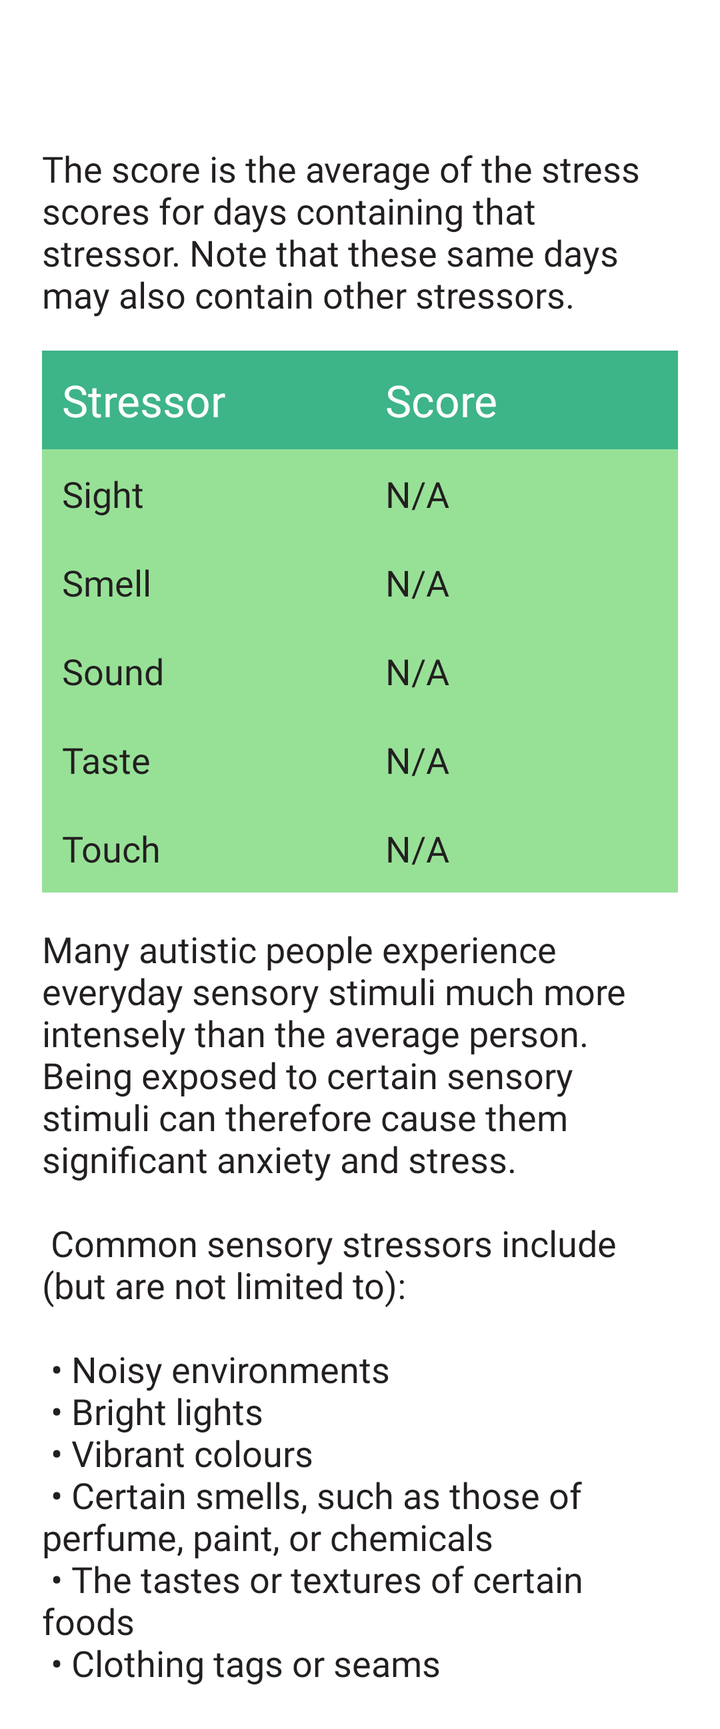
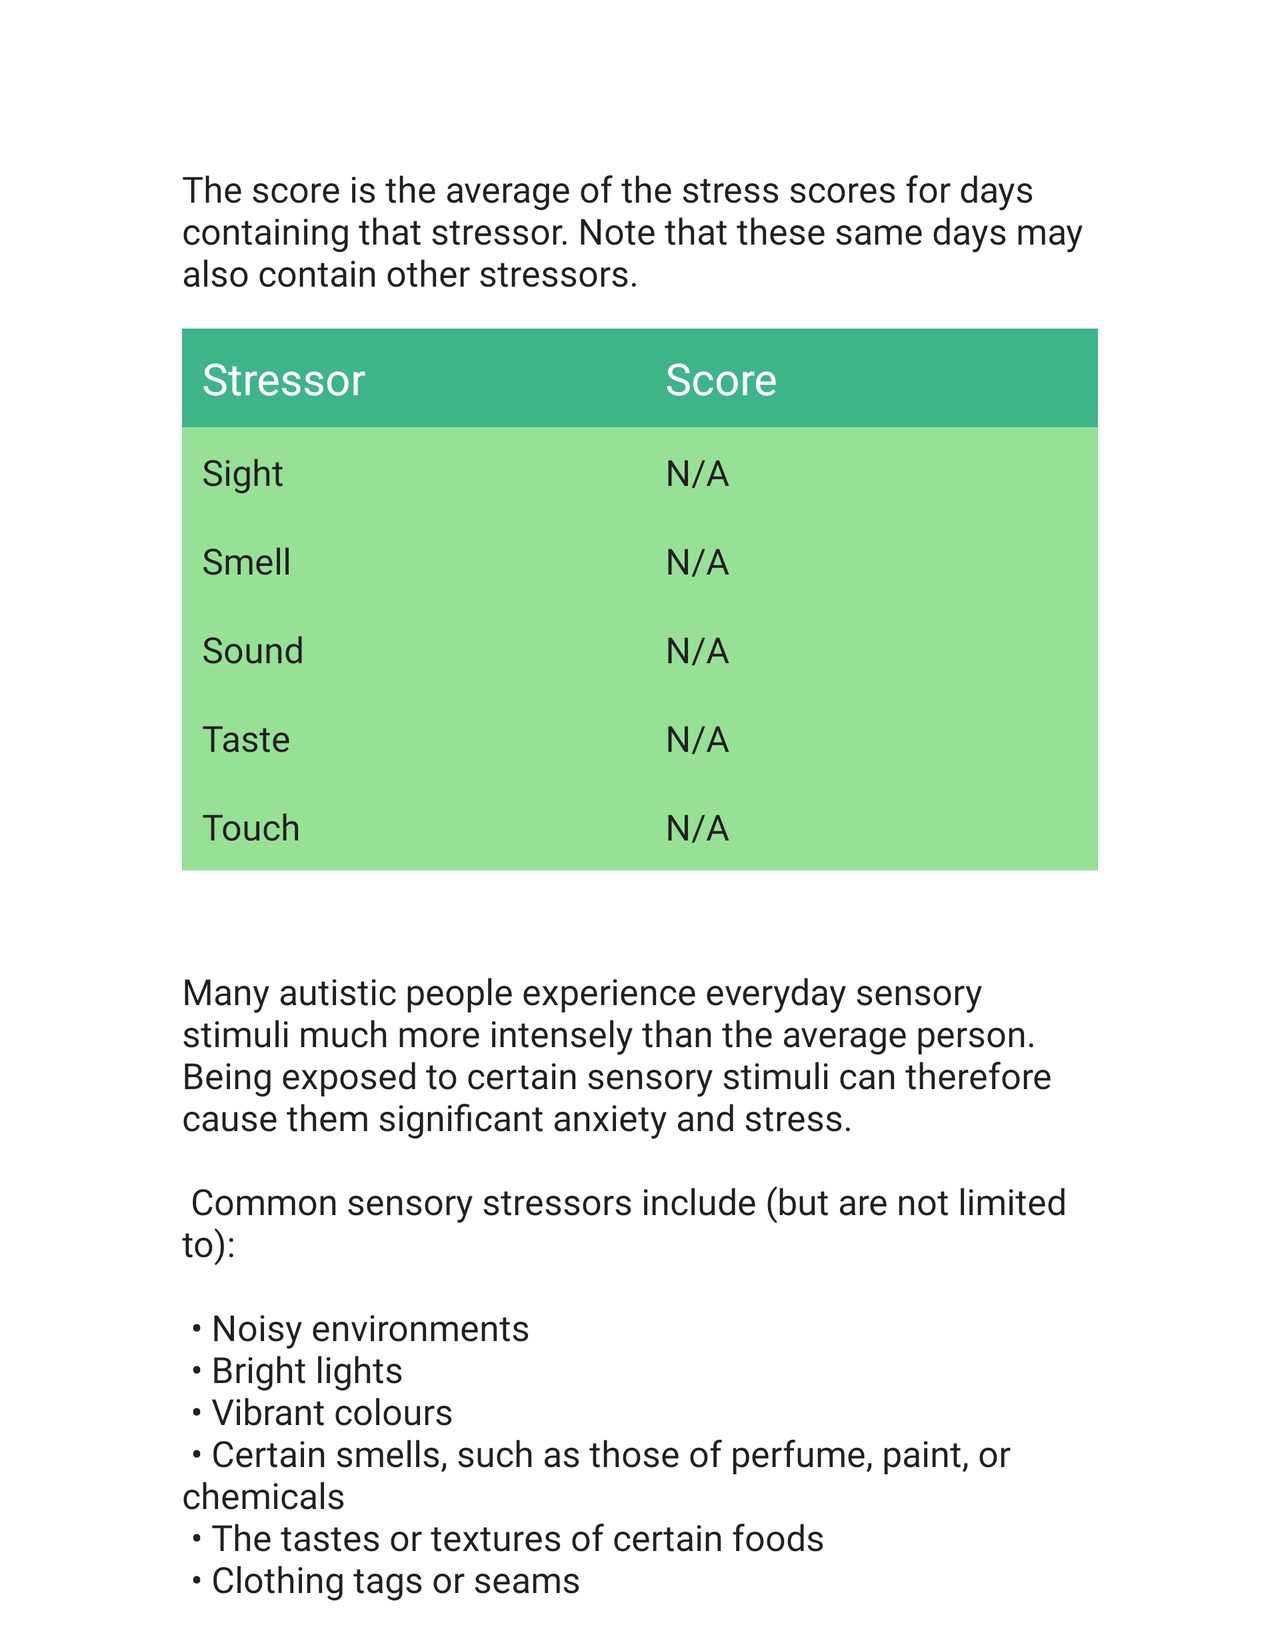

Two renders of one Android screen. The first uses the default layout on a phone; the second uses the alternative layout the repository ships for a different screen configuration, on a matching device. The two XML files are below.
<!-- AndroidManifest.xml: application theme Theme.SensoryDiary -->
<!-- res/layout/fragment_stats.xml -->
<?xml version="1.0" encoding="utf-8"?>
<ScrollView xmlns:android="http://schemas.android.com/apk/res/android"
    xmlns:tools="http://schemas.android.com/tools"
    android:layout_width="match_parent"
    android:layout_height="match_parent"
    android:paddingTop="?attr/actionBarSize"
    tools:context=".StatsFragment">

    <androidx.constraintlayout.widget.ConstraintLayout
        android:layout_width="match_parent"
        android:layout_height="wrap_content"
        tools:context=".MainActivity">

        <TableLayout
            android:id="@+id/tableLayoutStats"
            android:layout_width="match_parent"
            android:layout_height="match_parent"
            android:layout_marginTop="10dp"
            android:paddingLeft="5dp"
            android:paddingRight="5dp">

            <TextView
                android:id="@+id/textViewStats"
                android:layout_width="match_parent"
                android:layout_marginStart="@dimen/spinner_table_textview_margin_left"
                android:layout_marginTop="@dimen/spinner_table_textview_margin_top"
                android:layout_marginEnd="@dimen/spinner_table_textview_margin_right"
                android:text="@string/stats_screen_explanation"
                android:textSize="@dimen/button_checkbox_textview_font_size" />

            <TableRow
                android:layout_marginStart="@dimen/spinner_table_textview_margin_left"
                android:layout_marginTop="@dimen/spinner_table_textview_margin_top"
                android:layout_marginEnd="@dimen/spinner_table_textview_margin_right"
                android:background="@color/mint_green"
                android:padding="10dp">

                <TextView
                    android:layout_width="wrap_content"
                    android:layout_height="wrap_content"
                    android:layout_weight="1"
                    android:text="@string/stressor"
                    android:textColor="@color/white"
                    android:textSize="@dimen/column_name_font_size" />

                <TextView
                    android:layout_width="wrap_content"
                    android:layout_height="wrap_content"
                    android:layout_weight="1"
                    android:text="@string/score"
                    android:textColor="@color/white"
                    android:textSize="@dimen/column_name_font_size" />
            </TableRow>

            <TableRow
                android:layout_marginStart="@dimen/spinner_table_textview_margin_left"
                android:layout_marginEnd="@dimen/spinner_table_textview_margin_right"
                android:background="@color/lime_green"
                android:padding="10dp">

                <TextView
                    android:layout_width="wrap_content"
                    android:layout_height="wrap_content"
                    android:layout_weight="1"
                    android:text="@string/sight"
                    android:textSize="@dimen/button_checkbox_textview_font_size" />

                <TextView
                    android:id="@+id/textViewSight"
                    android:layout_width="wrap_content"
                    android:layout_height="wrap_content"
                    android:layout_weight="1"
                    android:text="@string/not_applicable"
                    android:textSize="@dimen/button_checkbox_textview_font_size" />
            </TableRow>

            <TableRow
                android:layout_marginStart="@dimen/spinner_table_textview_margin_left"
                android:layout_marginEnd="@dimen/spinner_table_textview_margin_right"
                android:background="@color/lime_green"
                android:padding="10dp">

                <TextView
                    android:layout_width="wrap_content"
                    android:layout_height="wrap_content"
                    android:layout_weight="1"
                    android:text="@string/smell"
                    android:textSize="@dimen/button_checkbox_textview_font_size" />

                <TextView
                    android:id="@+id/textViewSmell"
                    android:layout_width="wrap_content"
                    android:layout_height="wrap_content"
                    android:layout_weight="1"
                    android:text="@string/not_applicable"
                    android:textSize="@dimen/button_checkbox_textview_font_size" />
            </TableRow>

            <TableRow
                android:layout_marginStart="@dimen/spinner_table_textview_margin_left"
                android:layout_marginEnd="@dimen/spinner_table_textview_margin_right"
                android:background="@color/lime_green"
                android:padding="10dp">

                <TextView
                    android:layout_width="wrap_content"
                    android:layout_height="wrap_content"
                    android:layout_weight="1"
                    android:text="@string/sound"
                    android:textSize="@dimen/button_checkbox_textview_font_size" />

                <TextView
                    android:id="@+id/textViewSound"
                    android:layout_width="wrap_content"
                    android:layout_height="wrap_content"
                    android:layout_weight="1"
                    android:text="@string/not_applicable"
                    android:textSize="@dimen/button_checkbox_textview_font_size" />
            </TableRow>

            <TableRow
                android:layout_marginStart="@dimen/spinner_table_textview_margin_left"
                android:layout_marginEnd="@dimen/spinner_table_textview_margin_right"
                android:background="@color/lime_green"
                android:padding="10dp">

                <TextView
                    android:layout_width="wrap_content"
                    android:layout_height="wrap_content"
                    android:layout_weight="1"
                    android:text="@string/taste"
                    android:textSize="@dimen/button_checkbox_textview_font_size" />

                <TextView
                    android:id="@+id/textViewTaste"
                    android:layout_width="wrap_content"
                    android:layout_height="wrap_content"
                    android:layout_weight="1"
                    android:text="@string/not_applicable"
                    android:textSize="@dimen/button_checkbox_textview_font_size" />
            </TableRow>

            <TableRow
                android:layout_marginStart="@dimen/spinner_table_textview_margin_left"
                android:layout_marginEnd="@dimen/spinner_table_textview_margin_right"
                android:background="@color/lime_green"
                android:padding="10dp">

                <TextView
                    android:layout_width="wrap_content"
                    android:layout_height="wrap_content"
                    android:layout_weight="1"
                    android:text="@string/touch"
                    android:textSize="@dimen/button_checkbox_textview_font_size" />

                <TextView
                    android:id="@+id/textViewTouch"
                    android:layout_width="wrap_content"
                    android:layout_height="wrap_content"
                    android:layout_weight="1"
                    android:text="@string/not_applicable"
                    android:textSize="@dimen/button_checkbox_textview_font_size" />
            </TableRow>
            <TextView
                android:id="@+id/textViewStressorDescription"
                android:layout_width="match_parent"
                android:layout_marginStart="@dimen/spinner_table_textview_margin_left"
                android:layout_marginTop="@dimen/spinner_table_textview_margin_top"
                android:layout_marginEnd="@dimen/spinner_table_textview_margin_right"
                android:text="@string/sensory_stressors_description"
                android:textSize="@dimen/button_checkbox_textview_font_size" />
        </TableLayout>
    </androidx.constraintlayout.widget.ConstraintLayout>
</ScrollView>
<!-- resources referenced by this layout -->
<resources>
  <color name="lime_green">#D8D8</color>
  <color name="mint_green">#3EB489</color>
  <color name="white">#FFF</color>
  <dimen name="button_checkbox_textview_font_size">18sp</dimen>
  <dimen name="column_name_font_size">22sp</dimen>
  <dimen name="spinner_table_textview_margin_left">16dp</dimen>
  <dimen name="spinner_table_textview_margin_right">16dp</dimen>
  <dimen name="spinner_table_textview_margin_top">16dp</dimen>
  <string name="not_applicable">N/A</string>
  <string name="score">Score</string>
  <string name="sensory_stressors_description">Many autistic people experience everyday sensory stimuli much more intensely than the average person.
          Being exposed to certain sensory stimuli can therefore cause them significant anxiety and stress.
          \n\n Common sensory stressors include (but are not limited to): \n\n
          \u2022 Noisy environments \n
          \u2022 Bright lights \n
          \u2022 Vibrant colours \n
          \u2022 Certain smells, such as those of perfume, paint, or chemicals \n
          \u2022 The tastes or textures of certain foods \n
          \u2022 Clothing tags or seams \n
      </string>
  <string name="sight">Sight</string>
  <string name="smell">Smell</string>
  <string name="sound">Sound</string>
  <string name="stats_screen_explanation">The score is the average of the stress scores for days containing that stressor. Note that these same days may also contain other stressors.</string>
  <string name="stressor">Stressor</string>
  <string name="taste">Taste</string>
  <string name="touch">Touch</string>
  <style name="Theme.SensoryDiary" parent="Theme.MaterialComponents.Light.DarkActionBar">
          <item name="android:colorAccent">@color/mint_green</item>
          <item name="android:fontFamily">@font/source_sans_pro</item>
          <item name="android:textAllCaps">false</item>
          <item name="android:textColor">@color/lamp_black</item>
          <item name="colorPrimary">@color/mint_green</item>
          <item name="android:statusBarColor">?attr/colorPrimary</item>
      </style>
  <color name="lamp_black">#231F20</color>
</resources>
<!-- res/layout-land/fragment_stats.xml (the repository's variant of the layout above) -->
<!-- drawn on the phone turned sideways -->
<?xml version="1.0" encoding="utf-8"?>
<ScrollView xmlns:android="http://schemas.android.com/apk/res/android"
    xmlns:app="http://schemas.android.com/apk/res-auto"
    xmlns:tools="http://schemas.android.com/tools"
    android:layout_width="match_parent"
    android:layout_height="match_parent"
    android:paddingTop="?attr/actionBarSize"
    tools:context=".StatsFragment">

    <androidx.constraintlayout.widget.ConstraintLayout
        android:layout_width="match_parent"
        android:layout_height="wrap_content"
        tools:context=".MainActivity">

        <TableLayout
            android:id="@+id/tableLayoutStats"
            android:layout_width="@dimen/landscape_table_width"
            android:layout_height="wrap_content"
            android:layout_gravity="center_horizontal"
            android:layout_marginTop="10dp"
            android:paddingLeft="5dp"
            android:paddingRight="5dp"
            app:layout_constraintLeft_toLeftOf="parent"
            app:layout_constraintRight_toRightOf="parent"
            app:layout_constraintTop_toTopOf="parent">

            <TextView
                android:id="@+id/textViewStats"
                android:layout_width="match_parent"
                android:layout_marginStart="@dimen/spinner_table_textview_margin_left"
                android:layout_marginTop="@dimen/spinner_table_textview_margin_top"
                android:layout_marginEnd="@dimen/spinner_table_textview_margin_right"
                android:text="@string/stats_screen_explanation"
                android:textSize="@dimen/button_checkbox_textview_font_size" />

            <TableRow
                android:layout_marginStart="@dimen/spinner_table_textview_margin_left"
                android:layout_marginTop="@dimen/spinner_table_textview_margin_top"
                android:layout_marginEnd="@dimen/spinner_table_textview_margin_right"
                android:background="@color/mint_green"
                android:padding="10dp">

                <TextView
                    android:layout_width="wrap_content"
                    android:layout_height="wrap_content"
                    android:layout_weight="1"
                    android:text="@string/stressor"
                    android:textColor="@color/white"
                    android:textSize="@dimen/column_name_font_size" />

                <TextView
                    android:layout_width="wrap_content"
                    android:layout_height="wrap_content"
                    android:layout_weight="1"
                    android:text="@string/score"
                    android:textColor="@color/white"
                    android:textSize="@dimen/column_name_font_size" />
            </TableRow>

            <TableRow
                android:layout_marginStart="@dimen/spinner_table_textview_margin_left"
                android:layout_marginEnd="@dimen/spinner_table_textview_margin_right"
                android:background="@color/lime_green"
                android:padding="10dp">

                <TextView
                    android:layout_width="wrap_content"
                    android:layout_height="wrap_content"
                    android:layout_weight="1"
                    android:text="@string/sight"
                    android:textSize="@dimen/button_checkbox_textview_font_size" />

                <TextView
                    android:id="@+id/textViewSight"
                    android:layout_width="wrap_content"
                    android:layout_height="wrap_content"
                    android:layout_weight="1"
                    android:text="@string/not_applicable"
                    android:textSize="@dimen/button_checkbox_textview_font_size" />
            </TableRow>

            <TableRow
                android:layout_marginStart="@dimen/spinner_table_textview_margin_left"
                android:layout_marginEnd="@dimen/spinner_table_textview_margin_right"
                android:background="@color/lime_green"
                android:padding="10dp">

                <TextView
                    android:layout_width="wrap_content"
                    android:layout_height="wrap_content"
                    android:layout_weight="1"
                    android:text="@string/smell"
                    android:textSize="@dimen/button_checkbox_textview_font_size" />

                <TextView
                    android:id="@+id/textViewSmell"
                    android:layout_width="wrap_content"
                    android:layout_height="wrap_content"
                    android:layout_weight="1"
                    android:text="@string/not_applicable"
                    android:textSize="@dimen/button_checkbox_textview_font_size" />
            </TableRow>

            <TableRow
                android:layout_marginStart="@dimen/spinner_table_textview_margin_left"
                android:layout_marginEnd="@dimen/spinner_table_textview_margin_right"
                android:background="@color/lime_green"
                android:padding="10dp">

                <TextView
                    android:layout_width="wrap_content"
                    android:layout_height="wrap_content"
                    android:layout_weight="1"
                    android:text="@string/sound"
                    android:textSize="@dimen/button_checkbox_textview_font_size" />

                <TextView
                    android:id="@+id/textViewSound"
                    android:layout_width="wrap_content"
                    android:layout_height="wrap_content"
                    android:layout_weight="1"
                    android:text="@string/not_applicable"
                    android:textSize="@dimen/button_checkbox_textview_font_size" />
            </TableRow>

            <TableRow
                android:layout_marginStart="@dimen/spinner_table_textview_margin_left"
                android:layout_marginEnd="@dimen/spinner_table_textview_margin_right"
                android:background="@color/lime_green"
                android:padding="10dp">

                <TextView
                    android:layout_width="wrap_content"
                    android:layout_height="wrap_content"
                    android:layout_weight="1"
                    android:text="@string/taste"
                    android:textSize="@dimen/button_checkbox_textview_font_size" />

                <TextView
                    android:id="@+id/textViewTaste"
                    android:layout_width="wrap_content"
                    android:layout_height="wrap_content"
                    android:layout_weight="1"
                    android:text="@string/not_applicable"
                    android:textSize="@dimen/button_checkbox_textview_font_size" />
            </TableRow>

            <TableRow
                android:layout_marginStart="@dimen/spinner_table_textview_margin_left"
                android:layout_marginEnd="@dimen/spinner_table_textview_margin_right"
                android:layout_marginBottom="32dp"
                android:background="@color/lime_green"
                android:padding="10dp">

                <TextView
                    android:layout_width="wrap_content"
                    android:layout_height="wrap_content"
                    android:layout_weight="1"
                    android:text="@string/touch"
                    android:textSize="@dimen/button_checkbox_textview_font_size" />

                <TextView
                    android:id="@+id/textViewTouch"
                    android:layout_width="wrap_content"
                    android:layout_height="wrap_content"
                    android:layout_weight="1"
                    android:text="@string/not_applicable"
                    android:textSize="@dimen/button_checkbox_textview_font_size" />
            </TableRow>
            <TextView
                android:id="@+id/textViewStressorDescription"
                android:layout_width="match_parent"
                android:layout_marginStart="@dimen/spinner_table_textview_margin_left"
                android:layout_marginTop="@dimen/spinner_table_textview_margin_top"
                android:layout_marginEnd="@dimen/spinner_table_textview_margin_right"
                android:text="@string/sensory_stressors_description"
                android:textSize="@dimen/button_checkbox_textview_font_size" />
        </TableLayout>
    </androidx.constraintlayout.widget.ConstraintLayout>
</ScrollView>
<!-- resources referenced by the variant -->
<!-- as the phone turned sideways resolves them -->
<resources>
  <color name="lime_green">#D8D8</color>
  <color name="mint_green">#3EB489</color>
  <color name="white">#FFF</color>
  <dimen name="button_checkbox_textview_font_size">18sp</dimen>
  <dimen name="column_name_font_size">22sp</dimen>
  <dimen name="landscape_table_width">500dp</dimen>
  <dimen name="spinner_table_textview_margin_left">16dp</dimen>
  <dimen name="spinner_table_textview_margin_right">16dp</dimen>
  <dimen name="spinner_table_textview_margin_top">16dp</dimen>
  <string name="not_applicable">N/A</string>
  <string name="score">Score</string>
  <string name="sensory_stressors_description">Many autistic people experience everyday sensory stimuli much more intensely than the average person.
          Being exposed to certain sensory stimuli can therefore cause them significant anxiety and stress.
          \n\n Common sensory stressors include (but are not limited to): \n\n
          \u2022 Noisy environments \n
          \u2022 Bright lights \n
          \u2022 Vibrant colours \n
          \u2022 Certain smells, such as those of perfume, paint, or chemicals \n
          \u2022 The tastes or textures of certain foods \n
          \u2022 Clothing tags or seams \n
      </string>
  <string name="sight">Sight</string>
  <string name="smell">Smell</string>
  <string name="sound">Sound</string>
  <string name="stats_screen_explanation">The score is the average of the stress scores for days containing that stressor. Note that these same days may also contain other stressors.</string>
  <string name="stressor">Stressor</string>
  <string name="taste">Taste</string>
  <string name="touch">Touch</string>
  <style name="Theme.SensoryDiary" parent="Theme.MaterialComponents.Light.DarkActionBar">
          <item name="android:colorAccent">@color/mint_green</item>
          <item name="android:fontFamily">@font/source_sans_pro</item>
          <item name="android:textAllCaps">false</item>
          <item name="android:textColor">@color/lamp_black</item>
          <item name="colorPrimary">@color/mint_green</item>
          <item name="android:statusBarColor">?attr/colorPrimary</item>
      </style>
  <color name="lamp_black">#231F20</color>
</resources>
